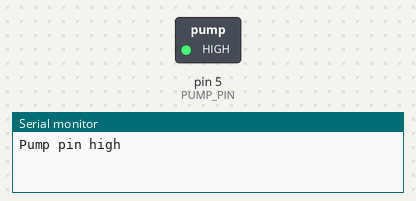
A sketch run on a simulated Arduino Uno, built with avr-gcc and run on an emulated ATmega328P. On the bench: switched loads named in the sketch (green lamp = pin HIGH), the last lines printed to the serial monitor.

Above: at 5.0 s.
At 20.0 s:
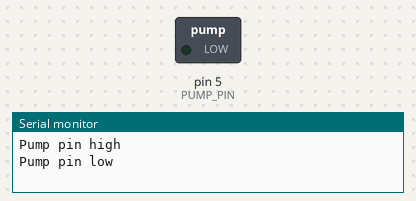
Timing chart, 0 to 39.0 s (numbered marks = the images above):
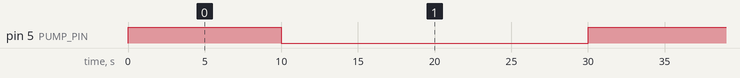

The sketch:

test240613.ino
```cpp
#include <Arduino.h>

#define PUMP_PIN 5

void setup() {
    Serial.begin(115200);
    pinMode(PUMP_PIN, OUTPUT);
    digitalWrite(PUMP_PIN, LOW);
}

void loop() {
    digitalWrite(PUMP_PIN, HIGH);
    Serial.println("Pump pin high");

    delay(10000);

    digitalWrite(PUMP_PIN, LOW);
    Serial.println("Pump pin low");

    delay(20000);
}
```

Measured:
- by itself, pin 5 (PUMP_PIN): alternates HIGH for 10.0 s and LOW for 20.0 s
